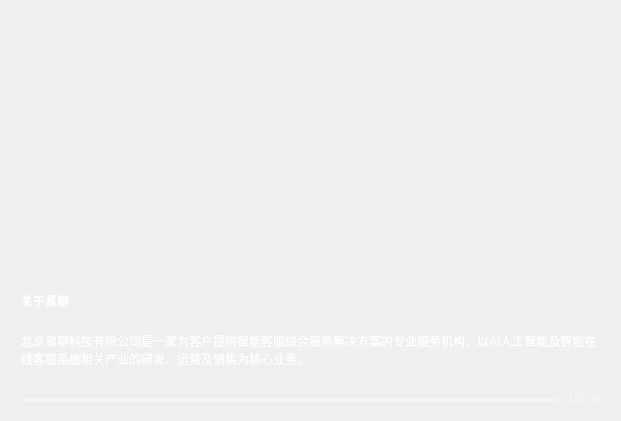
<?xml version="1.0" encoding="UTF-8"?>
<ui version="4.0">
 <class>UI_LoginTransitionPageClass</class>
 <widget class="QSplashScreen" name="UI_LoginTransitionPageClass">
  <property name="geometry">
   <rect>
    <x>0</x>
    <y>0</y>
    <width>621</width>
    <height>421</height>
   </rect>
  </property>
  <property name="minimumSize">
   <size>
    <width>621</width>
    <height>421</height>
   </size>
  </property>
  <property name="maximumSize">
   <size>
    <width>621</width>
    <height>421</height>
   </size>
  </property>
  <property name="windowTitle">
   <string>UI_LoginTransitionPage</string>
  </property>
  <layout class="QHBoxLayout" name="horizontalLayout">
   <property name="spacing">
    <number>0</number>
   </property>
   <property name="leftMargin">
    <number>0</number>
   </property>
   <property name="topMargin">
    <number>0</number>
   </property>
   <property name="rightMargin">
    <number>0</number>
   </property>
   <property name="bottomMargin">
    <number>0</number>
   </property>
   <item>
    <widget class="QWidget" name="widget_bg" native="true">
     <property name="styleSheet">
      <string notr="true">QWidget#widget_bg
{
        border-image: url(:/login/Resources/Image/TransitionPage/icon_bg.png);
}</string>
     </property>
     <layout class="QHBoxLayout" name="horizontalLayout_2">
      <property name="spacing">
       <number>0</number>
      </property>
      <property name="leftMargin">
       <number>0</number>
      </property>
      <property name="topMargin">
       <number>0</number>
      </property>
      <property name="rightMargin">
       <number>0</number>
      </property>
      <property name="bottomMargin">
       <number>0</number>
      </property>
      <item>
       <widget class="QWidget" name="widget_picture" native="true">
        <property name="styleSheet">
         <string notr="true">QWidget#widget_picture
{
border-image: url(:/login/Resources/Image/TransitionPage/icon_firstPicture.png);
}</string>
        </property>
        <layout class="QVBoxLayout" name="verticalLayout">
         <property name="spacing">
          <number>0</number>
         </property>
         <property name="leftMargin">
          <number>21</number>
         </property>
         <property name="topMargin">
          <number>32</number>
         </property>
         <property name="rightMargin">
          <number>21</number>
         </property>
         <property name="bottomMargin">
          <number>16</number>
         </property>
         <item>
          <widget class="QWidget" name="widget_1_title" native="true">
           <property name="minimumSize">
            <size>
             <width>0</width>
             <height>36</height>
            </size>
           </property>
           <property name="maximumSize">
            <size>
             <width>16777215</width>
             <height>36</height>
            </size>
           </property>
           <property name="styleSheet">
            <string notr="true"/>
           </property>
           <layout class="QHBoxLayout" name="horizontalLayout_3">
            <property name="spacing">
             <number>0</number>
            </property>
            <property name="leftMargin">
             <number>0</number>
            </property>
            <property name="topMargin">
             <number>0</number>
            </property>
            <property name="rightMargin">
             <number>0</number>
            </property>
            <property name="bottomMargin">
             <number>0</number>
            </property>
            <item>
             <widget class="QLabel" name="label">
              <property name="minimumSize">
               <size>
                <width>114</width>
                <height>36</height>
               </size>
              </property>
              <property name="maximumSize">
               <size>
                <width>114</width>
                <height>36</height>
               </size>
              </property>
              <property name="styleSheet">
               <string notr="true">border-image: url(:/login/Resources/Image/TransitionPage/icon_companyTitle.png);</string>
              </property>
              <property name="text">
               <string/>
              </property>
             </widget>
            </item>
            <item>
             <spacer name="horizontalSpacer">
              <property name="orientation">
               <enum>Qt::Horizontal</enum>
              </property>
              <property name="sizeHint" stdset="0">
               <size>
                <width>40</width>
                <height>20</height>
               </size>
              </property>
             </spacer>
            </item>
           </layout>
          </widget>
         </item>
         <item>
          <widget class="QWidget" name="widget_2_temp" native="true">
           <property name="minimumSize">
            <size>
             <width>0</width>
             <height>227</height>
            </size>
           </property>
           <property name="maximumSize">
            <size>
             <width>16777215</width>
             <height>227</height>
            </size>
           </property>
          </widget>
         </item>
         <item>
          <widget class="QWidget" name="widget_3_name" native="true">
           <layout class="QHBoxLayout" name="horizontalLayout_6">
            <property name="spacing">
             <number>0</number>
            </property>
            <property name="leftMargin">
             <number>0</number>
            </property>
            <property name="topMargin">
             <number>0</number>
            </property>
            <property name="rightMargin">
             <number>0</number>
            </property>
            <property name="bottomMargin">
             <number>0</number>
            </property>
            <item>
             <widget class="QLabel" name="m_label_name">
              <property name="minimumSize">
               <size>
                <width>100</width>
                <height>20</height>
               </size>
              </property>
              <property name="maximumSize">
               <size>
                <width>100</width>
                <height>20</height>
               </size>
              </property>
              <property name="styleSheet">
               <string notr="true">font: 20px &quot;微软雅黑&quot;;
font-weight: bold; 
color: #ffffff;</string>
              </property>
              <property name="text">
               <string>关于易聊</string>
              </property>
             </widget>
            </item>
            <item>
             <spacer name="horizontalSpacer_2">
              <property name="orientation">
               <enum>Qt::Horizontal</enum>
              </property>
              <property name="sizeHint" stdset="0">
               <size>
                <width>40</width>
                <height>20</height>
               </size>
              </property>
             </spacer>
            </item>
           </layout>
          </widget>
         </item>
         <item>
          <widget class="QWidget" name="widget_4_temp" native="true">
           <property name="minimumSize">
            <size>
             <width>0</width>
             <height>19</height>
            </size>
           </property>
           <property name="maximumSize">
            <size>
             <width>16777215</width>
             <height>19</height>
            </size>
           </property>
          </widget>
         </item>
         <item>
          <widget class="QWidget" name="widget_5_text" native="true">
           <property name="minimumSize">
            <size>
             <width>0</width>
             <height>40</height>
            </size>
           </property>
           <property name="maximumSize">
            <size>
             <width>16777215</width>
             <height>40</height>
            </size>
           </property>
           <layout class="QVBoxLayout" name="verticalLayout_2">
            <property name="spacing">
             <number>0</number>
            </property>
            <property name="leftMargin">
             <number>0</number>
            </property>
            <property name="topMargin">
             <number>0</number>
            </property>
            <property name="rightMargin">
             <number>0</number>
            </property>
            <property name="bottomMargin">
             <number>0</number>
            </property>
            <item>
             <widget class="QLabel" name="m_label_content">
              <property name="styleSheet">
               <string notr="true">font: 14px &quot;微软雅黑&quot;;
color: #ffffff;</string>
              </property>
              <property name="text">
               <string>北京易聊科技有限公司是一家为客户提供智能客服综合服务解决方案的专业服务机构，以AI人工智能及智能在线客服系统相关产业的研发、运营及销售为核心业务。</string>
              </property>
              <property name="textFormat">
               <enum>Qt::AutoText</enum>
              </property>
              <property name="wordWrap">
               <bool>true</bool>
              </property>
             </widget>
            </item>
           </layout>
          </widget>
         </item>
         <item>
          <widget class="QWidget" name="widget_6_temp" native="true">
           <property name="minimumSize">
            <size>
             <width>0</width>
             <height>25</height>
            </size>
           </property>
           <property name="maximumSize">
            <size>
             <width>16777215</width>
             <height>25</height>
            </size>
           </property>
          </widget>
         </item>
         <item>
          <widget class="QWidget" name="widget_7_progressBar" native="true">
           <property name="minimumSize">
            <size>
             <width>0</width>
             <height>10</height>
            </size>
           </property>
           <property name="maximumSize">
            <size>
             <width>16777215</width>
             <height>10</height>
            </size>
           </property>
           <layout class="QHBoxLayout" name="horizontalLayout_4">
            <property name="spacing">
             <number>10</number>
            </property>
            <property name="leftMargin">
             <number>0</number>
            </property>
            <property name="topMargin">
             <number>0</number>
            </property>
            <property name="rightMargin">
             <number>0</number>
            </property>
            <property name="bottomMargin">
             <number>0</number>
            </property>
            <item>
             <widget class="QWidget" name="widget_progress_1" native="true">
              <layout class="QVBoxLayout" name="verticalLayout_3">
               <property name="spacing">
                <number>0</number>
               </property>
               <property name="leftMargin">
                <number>0</number>
               </property>
               <property name="topMargin">
                <number>0</number>
               </property>
               <property name="rightMargin">
                <number>0</number>
               </property>
               <property name="bottomMargin">
                <number>0</number>
               </property>
               <item>
                <widget class="QProgressBar" name="m_progressBar">
                 <property name="minimumSize">
                  <size>
                   <width>0</width>
                   <height>2</height>
                  </size>
                 </property>
                 <property name="maximumSize">
                  <size>
                   <width>16777215</width>
                   <height>2</height>
                  </size>
                 </property>
                 <property name="styleSheet">
                  <string notr="true">QProgressBar
{
color: rgb(0, 0, 0);
border-radius: 1px;
background-color: rgba(255, 255, 255, 127);
}

QProgressBar::chunk
{
border-radius: 1px;
background-color: #ffffff;
}
</string>
                 </property>
                 <property name="value">
                  <number>0</number>
                 </property>
                 <property name="alignment">
                  <set>Qt::AlignRight|Qt::AlignTrailing|Qt::AlignVCenter</set>
                 </property>
                 <property name="textVisible">
                  <bool>false</bool>
                 </property>
                 <property name="textDirection">
                  <enum>QProgressBar::TopToBottom</enum>
                 </property>
                </widget>
               </item>
              </layout>
             </widget>
            </item>
            <item>
             <widget class="QWidget" name="widget_progress_2" native="true">
              <property name="minimumSize">
               <size>
                <width>24</width>
                <height>0</height>
               </size>
              </property>
              <property name="maximumSize">
               <size>
                <width>32</width>
                <height>16777215</height>
               </size>
              </property>
              <layout class="QHBoxLayout" name="horizontalLayout_5">
               <property name="spacing">
                <number>1</number>
               </property>
               <property name="leftMargin">
                <number>0</number>
               </property>
               <property name="topMargin">
                <number>0</number>
               </property>
               <property name="rightMargin">
                <number>0</number>
               </property>
               <property name="bottomMargin">
                <number>0</number>
               </property>
               <item>
                <widget class="QLabel" name="m_label_value">
                 <property name="minimumSize">
                  <size>
                   <width>20</width>
                   <height>0</height>
                  </size>
                 </property>
                 <property name="styleSheet">
                  <string notr="true">font: 12px &quot;微软雅黑&quot;;
color: rgba(255, 255, 255, 127);</string>
                 </property>
                 <property name="text">
                  <string>100</string>
                 </property>
                 <property name="alignment">
                  <set>Qt::AlignRight|Qt::AlignTrailing|Qt::AlignVCenter</set>
                 </property>
                </widget>
               </item>
               <item>
                <widget class="QLabel" name="label_temp">
                 <property name="styleSheet">
                  <string notr="true">font: 12px &quot;微软雅黑&quot;;
color: rgba(255, 255, 255, 127);</string>
                 </property>
                 <property name="text">
                  <string>%</string>
                 </property>
                </widget>
               </item>
              </layout>
             </widget>
            </item>
           </layout>
          </widget>
         </item>
        </layout>
       </widget>
      </item>
     </layout>
    </widget>
   </item>
  </layout>
 </widget>
 <layoutdefault spacing="6" margin="11"/>
 <customwidgets>
  <customwidget>
   <class>QSplashScreen</class>
   <extends>QWidget</extends>
   <header>qsplashscreen.h</header>
   <container>1</container>
  </customwidget>
 </customwidgets>
 <resources/>
 <connections/>
</ui>
